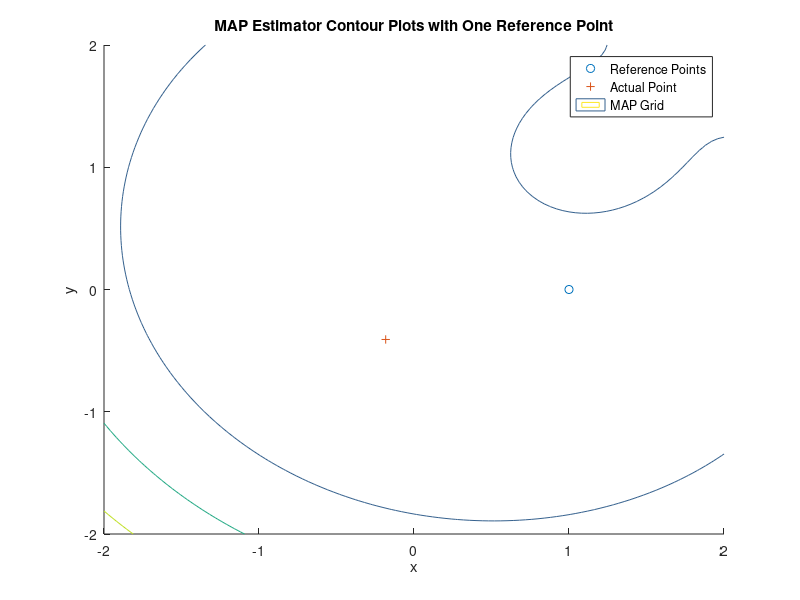
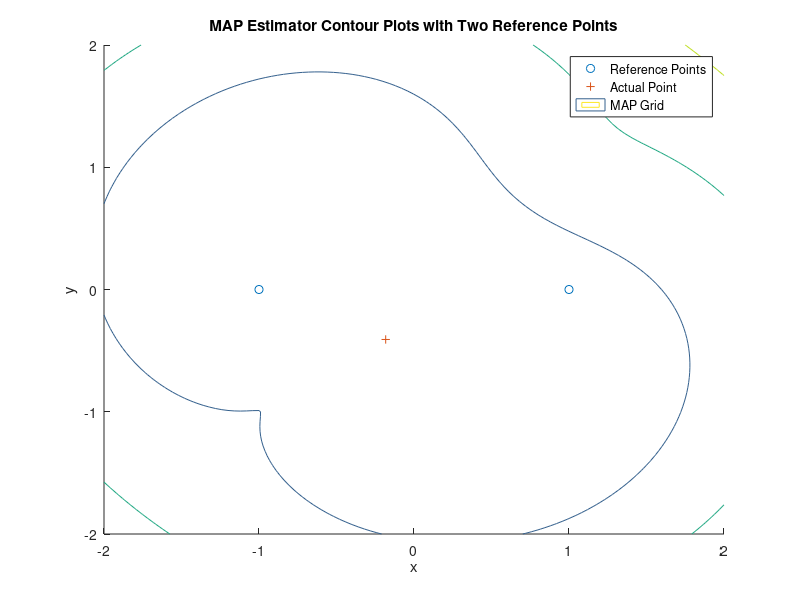
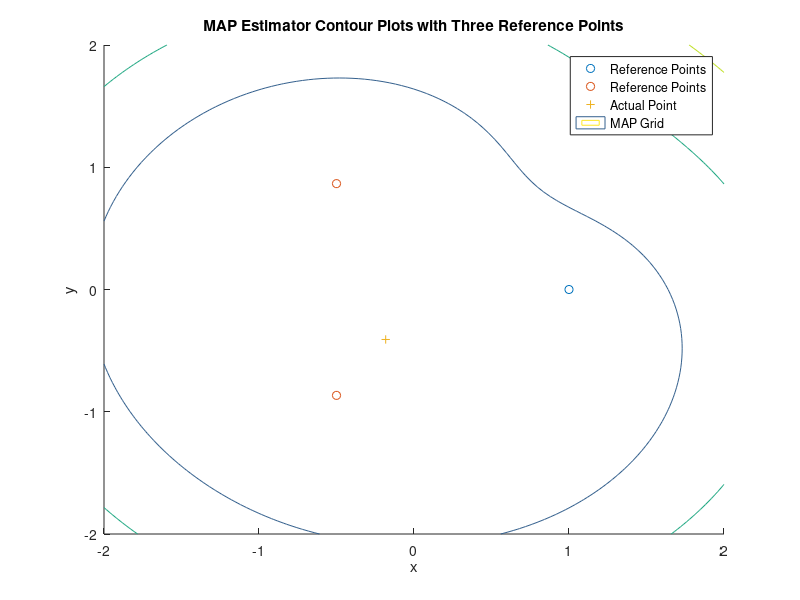
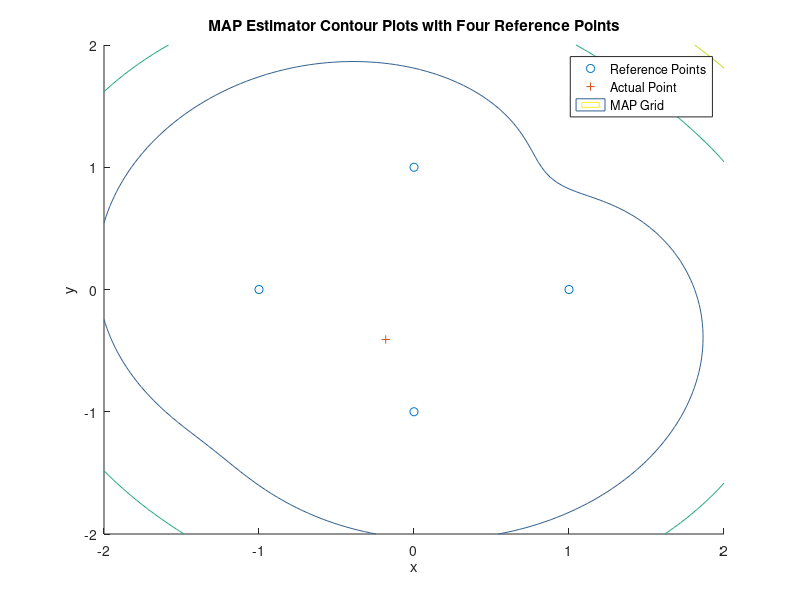

Write MATLAB code to recreate these figures, in order.
%Question 2

%Setting seed (to make my work replicable)
rng(3023)

%Defining the landmark locations (for 4,3,2,1 estimates)
xl = [1,-1,0,0,-1/2,-1/2];
yl = [0,0,1,-1,sqrt(3)/2,-sqrt(3)/2];
%Defining the random point (randomly)
xr = sqrt(2)*rand-1;
yr = sqrt(2)*rand-1;
%Defining measurement noise
n = normrnd(0,0.3,6,1);
%Defining measured distances
for i = 1:6
    r(i) = sqrt((xl(i)-xr)^2+(yl(i)-yr)^2)+n(i);
end
%Defining meshgrid
horizontalGrid = linspace(-2,2,101);
verticalGrid = linspace(-2,2,101);
[h,v] = meshgrid(horizontalGrid,verticalGrid);
MAPEstimate1 = h(:).^2/0.25+v(:).^2/0.25+((r(1)-sqrt((xl(1)-h(:)).^2+(xl(1)-v(:)).^2)).^2)/0.09;
MAPEstimate2 = h(:).^2/0.25+v(:).^2/0.25+((r(1)-sqrt((xl(1)-h(:)).^2+(xl(1)-v(:)).^2)).^2)/0.09+((r(2)-sqrt((xl(2)-h(:)).^2+(xl(2)-v(:)).^2)).^2)/0.09;
MAPEstimate3 = h(:).^2/0.25+v(:).^2/0.25+((r(1)-sqrt((xl(1)-h(:)).^2+(xl(1)-v(:)).^2)).^2)/0.09+((r(5)-sqrt((xl(5)-h(:)).^2+(xl(5)-v(:)).^2)).^2)/0.09+((r(6)-sqrt((xl(6)-h(:)).^2+(xl(6)-v(:)).^2)).^2)/0.09;
MAPEstimate4 = h(:).^2/0.25+v(:).^2/0.25+((r(1)-sqrt((xl(1)-h(:)).^2+(xl(1)-v(:)).^2)).^2)/0.09+((r(2)-sqrt((xl(2)-h(:)).^2+(xl(2)-v(:)).^2)).^2)/0.09+((r(3)-sqrt((xl(3)-h(:)).^2+(xl(3)-v(:)).^2)).^2)/0.09+((r(4)-sqrt((xl(4)-h(:)).^2+(xl(4)-v(:)).^2)).^2)/0.09;
minMAP(1) = min(MAPEstimate1);
minMAP(2) = min(MAPEstimate2);
minMAP(3) = min(MAPEstimate3);
minMAP(4) = min(MAPEstimate4);
maxMAP(1) = max(MAPEstimate1);
maxMAP(2) = max(MAPEstimate2);
maxMAP(3) = max(MAPEstimate3);
maxMAP(4) = max(MAPEstimate4);
MAPGrid1 = reshape(MAPEstimate1,101,101);
MAPGrid2 = reshape(MAPEstimate2,101,101);
MAPGrid3 = reshape(MAPEstimate3,101,101);
MAPGrid4 = reshape(MAPEstimate4,101,101);

%One point
scatter(xl(1),yl(1),'ob'), hold on,
scatter(xr,yr,'+r'), hold on
contour(horizontalGrid,verticalGrid,MAPGrid1,[minMAP(1)*[1,0.9,0.8,0.7,0.6,0.5,0.4,0.3,0.2,0.1],0,[0.3,0.6,0.9,1]*maxMAP(1)]); 
legend('Reference Points','Actual Point','MAP Grid'), 
title('MAP Estimator Contour Plots with One Reference Point'),
xlabel('x'), ylabel('y')
hold off

saveas(gcf,'Q21.png')

%Two points
scatter(xl(1:2),yl(1:2),'ob'), hold on,
scatter(xr,yr,'+r'), hold on
contour(horizontalGrid,verticalGrid,MAPGrid2,[minMAP(2)*[1,0.9,0.8,0.7,0.6,0.5,0.4,0.3,0.2,0.1],0,[0.3,0.6,0.9,1]*maxMAP(2)]);
legend('Reference Points','Actual Point','MAP Grid'), 
title('MAP Estimator Contour Plots with Two Reference Points'),
xlabel('x'), ylabel('y')
hold off

saveas(gcf,'Q22.png')

%Three points
scatter(xl(1),yl(1),'ob'), hold on,
scatter(xl(5:6),yl(5:6),'ob'), hold on,
scatter(xr,yr,'+r'), hold on
contour(horizontalGrid,verticalGrid,MAPGrid3,[minMAP(3)*[1,0.9,0.8,0.7,0.6,0.5,0.4,0.3,0.2,0.1],0,[0.3,0.6,0.9,1]*maxMAP(3)]);
legend('Reference Points','Reference Points','Actual Point','MAP Grid'), 
title('MAP Estimator Contour Plots with Three Reference Points'),
xlabel('x'), ylabel('y')
hold off

saveas(gcf,'Q23.png')

%Four points
scatter(xl(1:4),yl(1:4),'ob'), hold on,
scatter(xr,yr,'+r'), hold on,
contour(horizontalGrid,verticalGrid,MAPGrid4,[minMAP(4)*[1,0.9,0.8,0.7,0.6,0.5,0.4,0.3,0.2,0.1],0,[0.3,0.6,0.9,1]*maxMAP(4)]);
legend('Reference Points','Actual Point','MAP Grid'), 
title('MAP Estimator Contour Plots with Four Reference Points'),
xlabel('x'), ylabel('y')
hold off

saveas(gcf,'Q24.png')